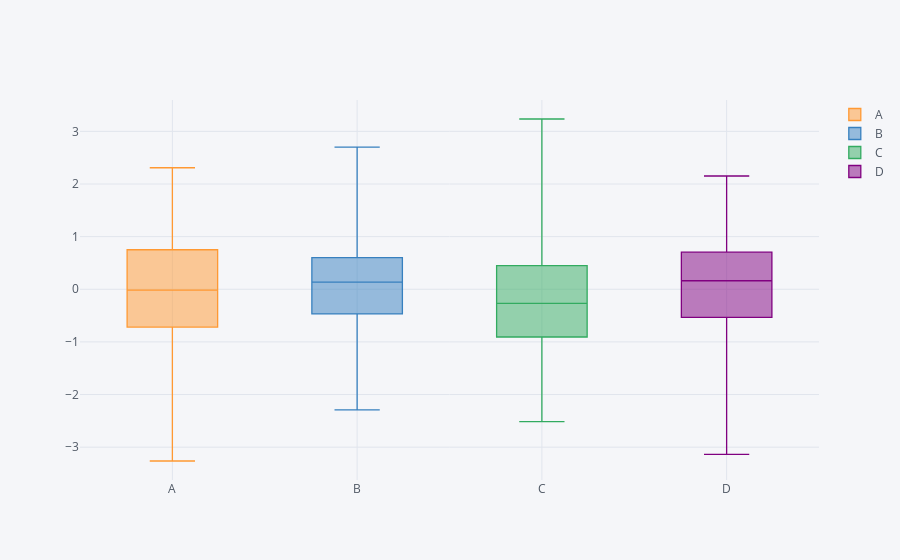

The notebook cell saved with this chart:
### Markdown cell above
## Boxplots

### Code cell
#you can switch off the categories by clicking on the legend. For example b was turned off. 

df.iplot(kind='box')
